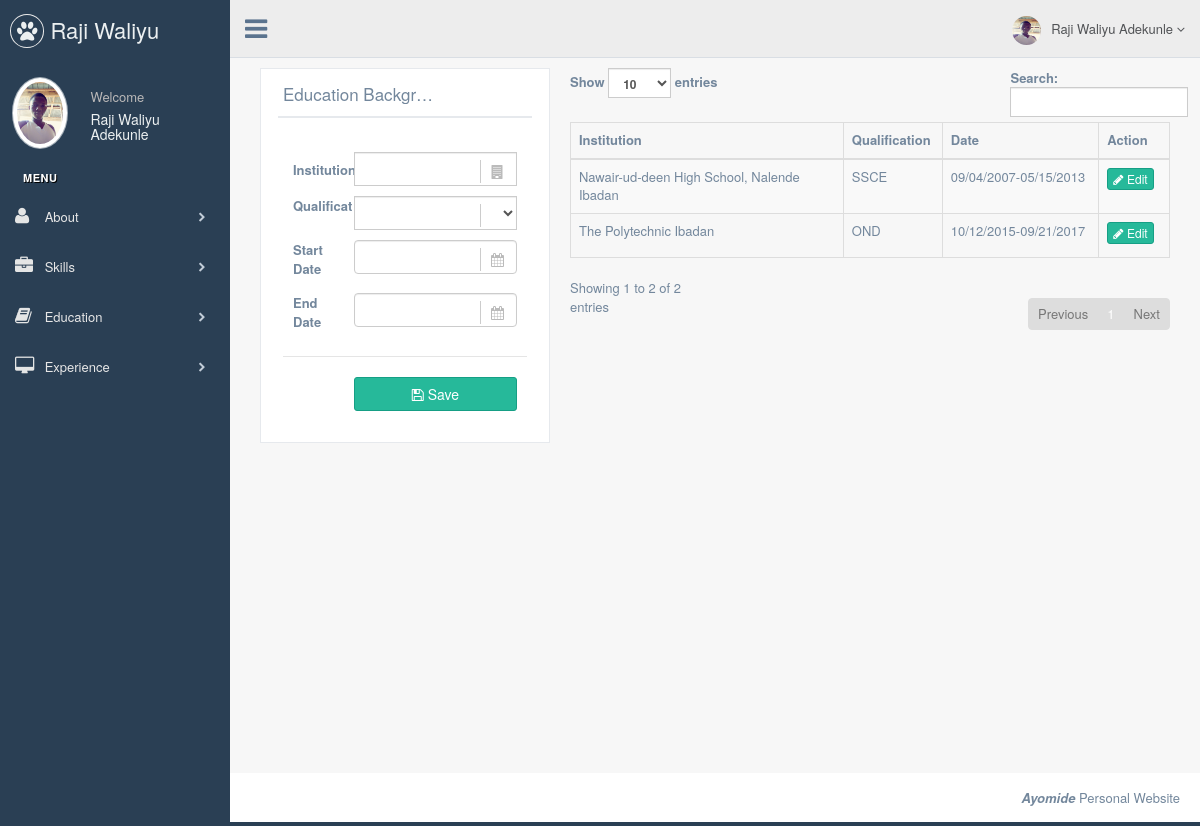
Page /index/education (signed in) on the committed database.
### tables this page shows
CREATE TABLE `education` (
  `id` int(11) NOT NULL,
  `institution` varchar(255) NOT NULL,
  `start` varchar(255) NOT NULL,
  `end` varchar(255) NOT NULL,
  `qualification` varchar(255) NOT NULL
);

### libs/View.php (called while the page is built, shortened)
<?php
class View {
    public function render($name, $noInclude = FALSE) {
        require 'views/' . $name . '.php';
    }
}

### index.php (called while the page is built, shortened)
<?php
include './libs/Controller.php';
include './libs/Database.php';
include './libs/Model.php';
include './libs/View.php';
$bootstrap = new Bootstrap();
$bootstrap->init();

### libs/Database.php (called while the page is built, shortened)
<?php
class Database extends PDO {
    function select($query, $array = array()) {
        $con = $this->prepare($query);
        $con->execute();
        return $con->fetchAll(PDO::FETCH_ASSOC);
    }
}
?>

### models/index_model.php (called while the page is built, shortened)
<?php
class Index_Model extends Model
{
  public function education_details(){
    return $this->db->select("select * from education");
  }
}

### libs/Controller.php (called while the page is built, shortened)
<?php
class Controller {
    public function loadModel($name, $modelPath = 'models/') {
        $path = $modelPath . $name . '_model.php';
        if (file_exists($path)) {
            $this->model = new $modelName();
        }
    }
}

### libs/Model.php (called while the page is built)
<?php
class Model {
    function __construct() {
        $this->db = new Database(DB_TYPE, DB_HOST, DB_NAME, DB_USER, DB_PASS);
    }
}

### views/admin/education/index.php (the view, shortened to what this page needs)
<div class="right_col" role="main">
<div class="row">
<div class="col-md-12 col-sm-12 col-xs-12">
  <div class = "col-md-4 col-lg-4 col-xs-4">
    <?php include 'create.php';?>
  </div>
  <div class = "col-md-8 col-lg-8 col-xs-8">
    <div class = "x-panel">
     <table id="datatable" class="table table-striped table-bordered">
       <thead>
        <tr>
          <th>Institution</th>
          <th>Qualification</th>
          <th>Date</th>
          <th>Action</th>
        </tr>
       </thead>
       <tbody>
        <tr>
          <?php foreach ($this->education_details as $detail) { ?>
          <td><?php echo $detail["institution"];?></td>
          <td><?php echo $detail["qualification"];?></td>
          <td><?php echo $detail["start"] ."-". $detail["end"];?></td>
          <td>
            <a class="btn btn-success btn-xs" data-toggle = "modal" data-target="#update<?php echo $detail["id"];?>"><i class = "fa fa-pencil"></i> Edit</a>
          </td>
        </tr>
      <?php } ?>
       </tbody>
     </table>
    </div>
  </div>
</div>
</div>
</div>

### rows in the picture
education: institution "Nawair-ud-deen High School, Nalende Ibadan", qualification "SSCE", start "09/04/2007", end "05/15/2013"
education: institution "The Polytechnic Ibadan", qualification "OND", start "10/12/2015", end "09/21/2017"

### other values in the picture
$_SESSION["fullname"] "Raji Waliyu…"
$_SESSION["fullname"] "Raji Waliyu Adekunle"
